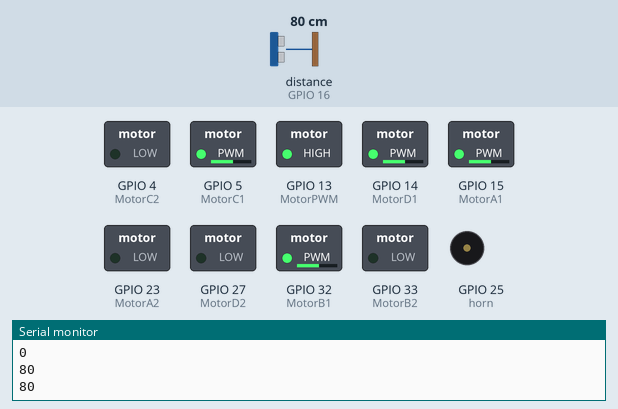
Recording of a sketch running on a simulated ESP32. On the bench: switched loads named in the sketch (green lamp = pin HIGH), buzzer (waves = sounding), the last lines printed to the serial monitor. Wiring (inferred from the names in the program): ultrasonic range finder: trigger GPIO 17; echo GPIO 16. Dashed ring = blinking. The inputs (shaded band) are chosen by the test bench; at power-on: distance to the obstacle (sensor on GPIO 16) 80 cm. The echo pulse lasts 58.3 µs per cm; pins used as bus, display or sensor lines are not drawn.

Above: at 2.7 s.
2.8 s: distance to the obstacle (sensor on GPIO 16) set to 9 cm
4.8 s: distance to the obstacle (sensor on GPIO 16) set to 6 cm
At 6.7 s:
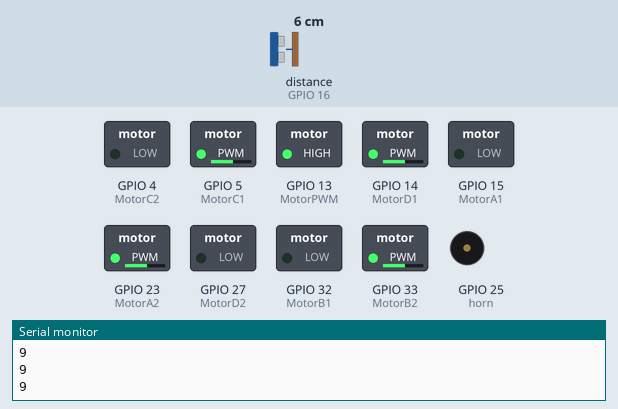
7.9 s: distance to the obstacle (sensor on GPIO 16) set to 18 cm
At 9.8 s:
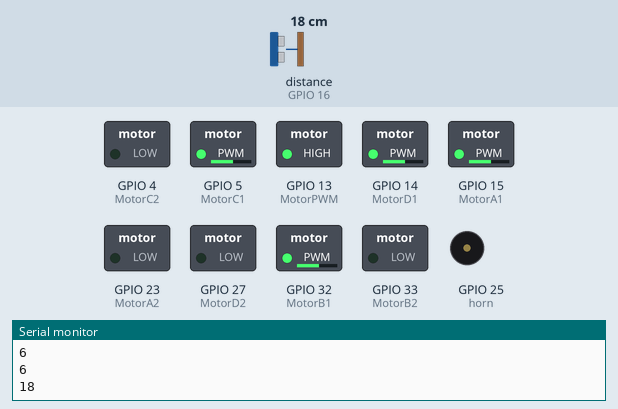
10.9 s: distance to the obstacle (sensor on GPIO 16) set to 2 cm
At 13.9 s:
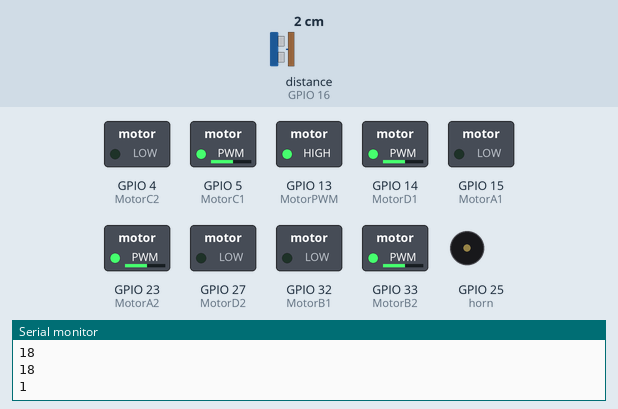
14.0 s: distance to the obstacle (sensor on GPIO 16) set to 35 cm
At 15.2 s:
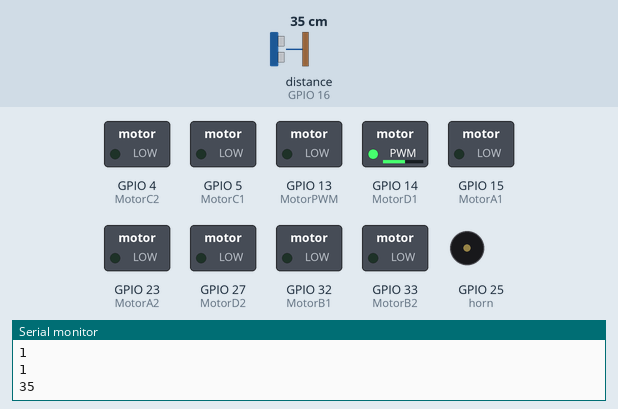
16.0 s: distance to the obstacle (sensor on GPIO 16) set to 4 cm
At 16.92 s:
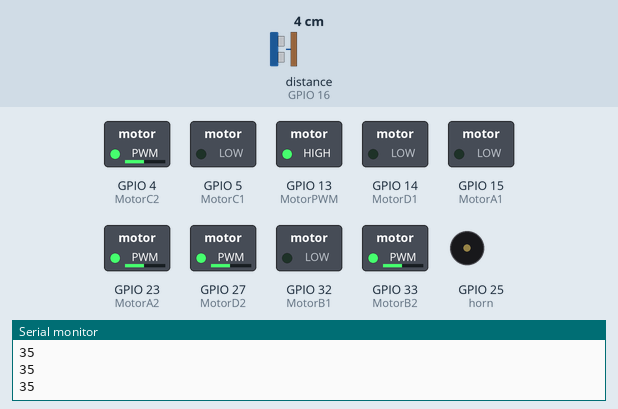
Timing chart, 0 to 20.1 s (numbered marks = the images above; inputs shaded):
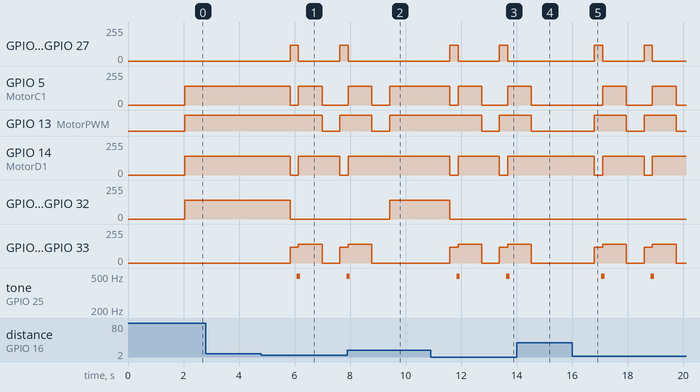

Measured:
- the behaviour switches between 8 and 7 cm on distance to the obstacle (sensor on GPIO 16) (found by bisection; images 0 and 1)
- after the input at 4.8 s, GPIO 4 (MotorC2): 0/255 → 120/255 after 1.0 s, → 0/255 0.30 s later, → 120/255 1.5 s later; GPIO 5 (MotorC1): 139/255 → 0/255 after 1.0 s, → 139/255 0.30 s later, → 0/255 0.85 s later
- after the input at 7.9 s, GPIO 4 (MotorC2): goes on until 7.9 s, then stays 0/255; GPIO 14 (MotorD1): goes on until 7.9 s, then stays 139/255
- after the input at 10.9 s, GPIO 4 (MotorC2): alternates 120/255 for 0.30 s and 0/255 for 1.5 s, starting after 0.69 s; GPIO 5 (MotorC1): 139/255 → 0/255 after 0.69 s, → 139/255 0.30 s later, → 0/255 0.85 s later, → 139/255 0.94 s later
- after the input at 14.0 s, GPIO 4 (MotorC2): stays 0/255 (without the input it goes to 120/255 after 1.2 s); GPIO 5 (MotorC1): goes on until 14.5 s, then stays 0/255
- after the input at 16.0 s, GPIO 4 (MotorC2): alternates 120/255 for 0.30 s and 0/255 for 1.5 s, starting after 0.80 s; GPIO 5 (MotorC1): alternates 139/255 for 0.85 s and 0/255 for 0.94 s, starting after 1.1 s

The sketch:

SonicBot.ino
```cpp
//"""REX 8in1 Sonic Bot"""
// ESP32 kart sürümü 2.0.11 olmalıdır

// Ultrasonik sensör pinleri
int trigPin = 17;    // Trigger pini
int echoPin = 16;    // Echo pini
long duration, cm;   // Mesafe ölçüm değişkenleri

// Motor hız değerleri
#define SLOW 120
#define MID 140
#define FAST 110

// Motor pinleri
#define MotorPWM 13 // PWM çıkış pini

#define MotorA1 15
#define MotorA2 23

#define MotorB1 32
#define MotorB2 33

#define MotorC1 5
#define MotorC2 4

#define MotorD1 14
#define MotorD2 27

// Buzzer pini (korna)
#define horn 25

// PWM ayarları
const int freq = 50;
const int PWMchannel_1 = 4;
const int PWMchannel_2 = 5;
const int PWMchannel_3 = 6;
const int PWMchannel_4 = 7;
const int PWMchannel_5 = 8;
const int PWMchannel_6 = 9;
const int PWMchannel_7 = 10;
const int PWMchannel_8 = 11;

const int resolution = 8; // 8 bit çözünürlük

int turns = 0 ; // Engelden kaçınma sayacı

void setup() {
  Serial.begin(115200); // Seri haberleşme başlatılır

  // Ultrasonik sensör pin modları
  pinMode(trigPin, OUTPUT);
  pinMode(echoPin, INPUT);

  pinMode(horn, OUTPUT);  // Buzzer çıkışı

  pinMode(MotorPWM, OUTPUT); // PWM motor çıkışı

  // Motor pinleri çıkış olarak ayarlanır
  pinMode(MotorA1, OUTPUT); pinMode(MotorA2, OUTPUT);
  pinMode(MotorB1, OUTPUT); pinMode(MotorB2, OUTPUT);
  pinMode(MotorC1, OUTPUT); pinMode(MotorC2, OUTPUT);
  pinMode(MotorD1, OUTPUT); pinMode(MotorD2, OUTPUT);

  // Motorlar için PWM kanalları yapılandırılır
  ledcSetup(PWMchannel_1, freq, resolution); ledcAttachPin(MotorA1, PWMchannel_1);
  ledcSetup(PWMchannel_2, freq, resolution); ledcAttachPin(MotorA2, PWMchannel_2);
  ledcSetup(PWMchannel_3, freq, resolution); ledcAttachPin(MotorB1, PWMchannel_3);
  ledcSetup(PWMchannel_4, freq, resolution); ledcAttachPin(MotorB2, PWMchannel_4);
  ledcSetup(PWMchannel_5, freq, resolution); ledcAttachPin(MotorC1, PWMchannel_5);
  ledcSetup(PWMchannel_6, freq, resolution); ledcAttachPin(MotorC2, PWMchannel_6);
  ledcSetup(PWMchannel_7, freq, resolution); ledcAttachPin(MotorD1, PWMchannel_7);
  ledcSetup(PWMchannel_8, freq, resolution); ledcAttachPin(MotorD2, PWMchannel_8);

  delay(1500); // Başlangıç gecikmesi
}

void loop() {
  Serial.println(cm);   // Ölçülen mesafeyi seri porta yaz
  distance();           // Mesafe ölçümünü gerçekleştir
  delay(500);           // Ölçüm aralığı

  if (cm < 8) {         // Eğer 8 cm'den daha yakın bir cisim varsa
    backward();         // Geri git
    rex_horn();         // Buzzer çal
    left();             // Sola dön
    stop();             // Dur
    delay(100);
    turns++;            // Dönüş sayısını arttır
  } else {
    forward();          // Yolu açıksa ileri git
  }

  if (turns > 2) {      // 2'den fazla engelle karşılaştıysa dur
    stop();
  }
}

// İleri gitme fonksiyonu
void forward() {
  digitalWrite(MotorPWM, HIGH);
  ledcWrite(PWMchannel_1, MID); ledcWrite(PWMchannel_2, LOW);
  ledcWrite(PWMchannel_3, MID); ledcWrite(PWMchannel_4, LOW);
  ledcWrite(PWMchannel_5, MID); ledcWrite(PWMchannel_6, LOW);
  ledcWrite(PWMchannel_7, MID); ledcWrite(PWMchannel_8, LOW);
}

// Sağ dönüş fonksiyonu
void right() {
  digitalWrite(MotorPWM, HIGH);
  ledcWrite(PWMchannel_1, LOW); ledcWrite(PWMchannel_2, FAST);
  ledcWrite(PWMchannel_3, FAST); ledcWrite(PWMchannel_4, LOW);
  ledcWrite(PWMchannel_5, LOW); ledcWrite(PWMchannel_6, FAST);
  ledcWrite(PWMchannel_7, LOW); ledcWrite(PWMchannel_8, FAST);
  delay(1000);
}

// Sol dönüş fonksiyonu
void left() {
  digitalWrite(MotorPWM, HIGH);
  ledcWrite(PWMchannel_1, LOW); ledcWrite(PWMchannel_2, MID);
  ledcWrite(PWMchannel_3, LOW); ledcWrite(PWMchannel_4, MID);
  ledcWrite(PWMchannel_5, MID); ledcWrite(PWMchannel_6, LOW);
  ledcWrite(PWMchannel_7, MID); ledcWrite(PWMchannel_8, LOW);
  delay(850);
}

// Durma fonksiyonu
void stop() {
  digitalWrite(MotorPWM, LOW);
  for (int i = 1; i <= 8; i++) {
    ledcWrite(i, LOW); // Tüm PWM kanallarına LOW sinyal gönder
  }
}

// Geri gitme fonksiyonu
void backward() {
  digitalWrite(MotorPWM, HIGH);
  ledcWrite(PWMchannel_1, LOW); ledcWrite(PWMchannel_2, SLOW);
  ledcWrite(PWMchannel_3, LOW); ledcWrite(PWMchannel_4, SLOW);
  ledcWrite(PWMchannel_5, LOW); ledcWrite(PWMchannel_6, SLOW);
  ledcWrite(PWMchannel_7, LOW); ledcWrite(PWMchannel_8, SLOW);
  delay(200);
}

// Ultrasonik mesafe ölçüm fonksiyonu
void distance() {
  delay(40);
  digitalWrite(trigPin, LOW);
  delayMicroseconds(5);
  digitalWrite(trigPin, HIGH);
  delayMicroseconds(10);
  digitalWrite(trigPin, LOW);

  duration = pulseIn(echoPin, HIGH); // Echo pininden gelen sinyali oku
  cm = (duration / 2) / 29.1;        // cm cinsinden hesapla
}

// Buzzer çalma fonksiyonu
void rex_horn() {
  for (int i = 0; i < 50; i++) {
    digitalWrite(horn, HIGH);
    delay(1);
    digitalWrite(horn, LOW);
    delay(1);
  }
}
```
